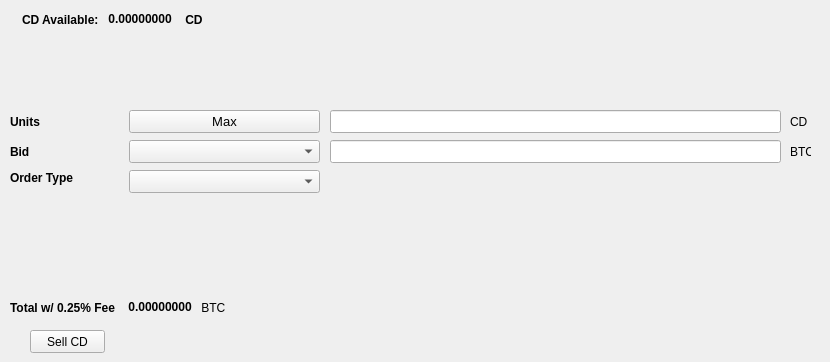
   <widget class="QWidget" name="SellTab">
    <attribute name="title">
     <string>Sell</string>
    </attribute>
    <widget class="QLabel" name="label_16">
     <property name="geometry">
      <rect>
       <x>790</x>
       <y>140</y>
       <width>21</width>
       <height>23</height>
      </rect>
     </property>
     <property name="text">
      <string>BTC</string>
     </property>
    </widget>
    <widget class="QComboBox" name="SellBidcomboBox">
     <property name="geometry">
      <rect>
       <x>129</x>
       <y>140</y>
       <width>191</width>
       <height>23</height>
      </rect>
     </property>
     <property name="font">
      <font>
       <pointsize>10</pointsize>
      </font>
     </property>
    </widget>
    <widget class="QLabel" name="label_18">
     <property name="geometry">
      <rect>
       <x>10</x>
       <y>110</y>
       <width>46</width>
       <height>23</height>
      </rect>
     </property>
     <property name="font">
      <font>
       <weight>75</weight>
       <bold>true</bold>
      </font>
     </property>
     <property name="text">
      <string>Units</string>
     </property>
    </widget>
    <widget class="QPushButton" name="Sell_Max_Amount">
     <property name="geometry">
      <rect>
       <x>129</x>
       <y>110</y>
       <width>191</width>
       <height>23</height>
      </rect>
     </property>
     <property name="font">
      <font>
       <pointsize>10</pointsize>
      </font>
     </property>
     <property name="text">
      <string>Max</string>
     </property>
    </widget>
    <widget class="QLabel" name="label_20">
     <property name="geometry">
      <rect>
       <x>10</x>
       <y>170</y>
       <width>71</width>
       <height>16</height>
      </rect>
     </property>
     <property name="font">
      <font>
       <weight>75</weight>
       <bold>true</bold>
      </font>
     </property>
     <property name="text">
      <string>Order Type</string>
     </property>
    </widget>
    <widget class="QComboBox" name="SellOrdertypeCombo">
     <property name="geometry">
      <rect>
       <x>129</x>
       <y>170</y>
       <width>191</width>
       <height>23</height>
      </rect>
     </property>
     <property name="font">
      <font>
       <pointsize>10</pointsize>
      </font>
     </property>
    </widget>
    <widget class="QLabel" name="label_21">
     <property name="geometry">
      <rect>
       <x>10</x>
       <y>140</y>
       <width>46</width>
       <height>23</height>
      </rect>
     </property>
     <property name="font">
      <font>
       <weight>75</weight>
       <bold>true</bold>
      </font>
     </property>
     <property name="text">
      <string>Bid</string>
     </property>
    </widget>
    <widget class="QLabel" name="label_22">
     <property name="geometry">
      <rect>
       <x>790</x>
       <y>110</y>
       <width>31</width>
       <height>23</height>
      </rect>
     </property>
     <property name="text">
      <string>CD</string>
     </property>
    </widget>
    <widget class="QLineEdit" name="UnitsInputCD">
     <property name="geometry">
      <rect>
       <x>330</x>
       <y>110</y>
       <width>451</width>
       <height>23</height>
      </rect>
     </property>
     <property name="font">
      <font>
       <pointsize>9</pointsize>
       <weight>75</weight>
       <bold>true</bold>
      </font>
     </property>
    </widget>
    <widget class="QLineEdit" name="SellBidPriceEdit">
     <property name="geometry">
      <rect>
       <x>330</x>
       <y>140</y>
       <width>451</width>
       <height>23</height>
      </rect>
     </property>
     <property name="font">
      <font>
       <pointsize>9</pointsize>
       <weight>75</weight>
       <bold>true</bold>
      </font>
     </property>
    </widget>
    <widget class="QPushButton" name="SellCDBTN">
     <property name="geometry">
      <rect>
       <x>30</x>
       <y>330</y>
       <width>75</width>
       <height>23</height>
      </rect>
     </property>
     <property name="text">
      <string>Sell CD</string>
     </property>
    </widget>
    <widget class="QWidget" name="layoutWidget">
     <property name="geometry">
      <rect>
       <x>22</x>
       <y>12</y>
       <width>200</width>
       <height>15</height>
      </rect>
     </property>
     <layout class="QHBoxLayout" name="horizontalLayout">
      <item>
       <widget class="QLabel" name="label232_2">
        <property name="font">
         <font>
          <weight>75</weight>
          <bold>true</bold>
         </font>
        </property>
        <property name="text">
         <string>CD Available:</string>
        </property>
       </widget>
      </item>
      <item>
       <widget class="QLabel" name="CDAvailableLabel">
        <property name="palette">
         <palette>
          <active>
           <colorrole role="WindowText">
            <brush brushstyle="SolidPattern">
             <color alpha="255">
              <red>0</red>
              <green>0</green>
              <blue>0</blue>
             </color>
            </brush>
           </colorrole>
           <colorrole role="Button">
            <brush brushstyle="SolidPattern">
             <color alpha="255">
              <red>0</red>
              <green>170</green>
              <blue>0</blue>
             </color>
            </brush>
           </colorrole>
           <colorrole role="Light">
            <brush brushstyle="SolidPattern">
             <color alpha="255">
              <red>0</red>
              <green>255</green>
              <blue>0</blue>
             </color>
            </brush>
           </colorrole>
           <colorrole role="Midlight">
            <brush brushstyle="SolidPattern">
             <color alpha="255">
              <red>0</red>
              <green>212</green>
              <blue>0</blue>
             </color>
            </brush>
           </colorrole>
           <colorrole role="Dark">
            <brush brushstyle="SolidPattern">
             <color alpha="255">
              <red>0</red>
              <green>85</green>
              <blue>0</blue>
             </color>
            </brush>
           </colorrole>
           <colorrole role="Mid">
            <brush brushstyle="SolidPattern">
             <color alpha="255">
              <red>0</red>
              <green>113</green>
              <blue>0</blue>
             </color>
            </brush>
           </colorrole>
           <colorrole role="Text">
            <brush brushstyle="SolidPattern">
             <color alpha="255">
              <red>0</red>
              <green>170</green>
              <blue>0</blue>
             </color>
            </brush>
           </colorrole>
           <colorrole role="BrightText">
            <brush brushstyle="SolidPattern">
             <color alpha="255">
              <red>255</red>
              <green>255</green>
              <blue>255</blue>
             </color>
            </brush>
           </colorrole>
           <colorrole role="ButtonText">
            <brush brushstyle="SolidPattern">
             <color alpha="255">
              <red>0</red>
              <green>0</green>
              <blue>0</blue>
             </color>
            </brush>
           </colorrole>
           <colorrole role="Base">
            <brush brushstyle="SolidPattern">
             <color alpha="255">
              <red>255</red>
              <green>255</green>
              <blue>255</blue>
             </color>
            </brush>
           </colorrole>
           <colorrole role="Window">
            <brush brushstyle="SolidPattern">
             <color alpha="255">
              <red>0</red>
              <green>170</green>
              <blue>0</blue>
             </color>
            </brush>
           </colorrole>
           <colorrole role="Shadow">
            <brush brushstyle="SolidPattern">
             <color alpha="255">
              <red>0</red>
              <green>0</green>
              <blue>0</blue>
             </color>
            </brush>
           </colorrole>
           <colorrole role="AlternateBase">
            <brush brushstyle="SolidPattern">
             <color alpha="255">
              <red>127</red>
              <green>212</green>
              <blue>127</blue>
             </color>
            </brush>
           </colorrole>
           <colorrole role="ToolTipBase">
            <brush brushstyle="SolidPattern">
             <color alpha="255">
              <red>255</red>
              <green>255</green>
              <blue>220</blue>
             </color>
            </brush>
           </colorrole>
           <colorrole role="ToolTipText">
            <brush brushstyle="SolidPattern">
             <color alpha="255">
              <red>0</red>
              <green>0</green>
              <blue>0</blue>
             </color>
            </brush>
           </colorrole>
          </active>
          <inactive>
           <colorrole role="WindowText">
            <brush brushstyle="SolidPattern">
             <color alpha="255">
              <red>0</red>
              <green>0</green>
              <blue>0</blue>
             </color>
            </brush>
           </colorrole>
           <colorrole role="Button">
            <brush brushstyle="SolidPattern">
             <color alpha="255">
              <red>0</red>
              <green>170</green>
              <blue>0</blue>
             </color>
            </brush>
           </colorrole>
           <colorrole role="Light">
            <brush brushstyle="SolidPattern">
             <color alpha="255">
              <red>0</red>
              <green>255</green>
              <blue>0</blue>
             </color>
            </brush>
           </colorrole>
           <colorrole role="Midlight">
            <brush brushstyle="SolidPattern">
             <color alpha="255">
              <red>0</red>
              <green>212</green>
              <blue>0</blue>
             </color>
            </brush>
           </colorrole>
           <colorrole role="Dark">
            <brush brushstyle="SolidPattern">
             <color alpha="255">
              <red>0</red>
              <green>85</green>
              <blue>0</blue>
             </color>
            </brush>
           </colorrole>
           <colorrole role="Mid">
            <brush brushstyle="SolidPattern">
             <color alpha="255">
              <red>0</red>
              <green>113</green>
              <blue>0</blue>
             </color>
            </brush>
           </colorrole>
           <colorrole role="Text">
            <brush brushstyle="SolidPattern">
             <color alpha="255">
              <red>0</red>
              <green>170</green>
              <blue>0</blue>
             </color>
            </brush>
           </colorrole>
           <colorrole role="BrightText">
            <brush brushstyle="SolidPattern">
             <color alpha="255">
              <red>255</red>
              <green>255</green>
              <blue>255</blue>
             </color>
            </brush>
           </colorrole>
           <colorrole role="ButtonText">
            <brush brushstyle="SolidPattern">
             <color alpha="255">
              <red>0</red>
              <green>0</green>
              <blue>0</blue>
             </color>
            </brush>
           </colorrole>
           <colorrole role="Base">
            <brush brushstyle="SolidPattern">
             <color alpha="255">
              <red>255</red>
              <green>255</green>
              <blue>255</blue>
             </color>
            </brush>
           </colorrole>
           <colorrole role="Window">
            <brush brushstyle="SolidPattern">
             <color alpha="255">
              <red>0</red>
              <green>170</green>
              <blue>0</blue>
             </color>
            </brush>
           </colorrole>
           <colorrole role="Shadow">
            <brush brushstyle="SolidPattern">
             <color alpha="255">
              <red>0</red>
              <green>0</green>
              <blue>0</blue>
             </color>
            </brush>
           </colorrole>
           <colorrole role="AlternateBase">
            <brush brushstyle="SolidPattern">
             <color alpha="255">
              <red>127</red>
              <green>212</green>
              <blue>127</blue>
             </color>
            </brush>
           </colorrole>
           <colorrole role="ToolTipBase">
            <brush brushstyle="SolidPattern">
             <color alpha="255">
              <red>255</red>
              <green>255</green>
              <blue>220</blue>
             </color>
            </brush>
           </colorrole>
           <colorrole role="ToolTipText">
            <brush brushstyle="SolidPattern">
             <color alpha="255">
              <red>0</red>
              <green>0</green>
              <blue>0</blue>
             </color>
            </brush>
           </colorrole>
          </inactive>
          <disabled>
           <colorrole role="WindowText">
            <brush brushstyle="SolidPattern">
             <color alpha="255">
              <red>0</red>
              <green>85</green>
              <blue>0</blue>
             </color>
            </brush>
           </colorrole>
           <colorrole role="Button">
            <brush brushstyle="SolidPattern">
             <color alpha="255">
              <red>0</red>
              <green>170</green>
              <blue>0</blue>
             </color>
            </brush>
           </colorrole>
           <colorrole role="Light">
            <brush brushstyle="SolidPattern">
             <color alpha="255">
              <red>0</red>
              <green>255</green>
              <blue>0</blue>
             </color>
            </brush>
           </colorrole>
           <colorrole role="Midlight">
            <brush brushstyle="SolidPattern">
             <color alpha="255">
              <red>0</red>
              <green>212</green>
              <blue>0</blue>
             </color>
            </brush>
           </colorrole>
           <colorrole role="Dark">
            <brush brushstyle="SolidPattern">
             <color alpha="255">
              <red>0</red>
              <green>85</green>
              <blue>0</blue>
             </color>
            </brush>
           </colorrole>
           <colorrole role="Mid">
            <brush brushstyle="SolidPattern">
             <color alpha="255">
              <red>0</red>
              <green>113</green>
              <blue>0</blue>
             </color>
            </brush>
           </colorrole>
           <colorrole role="Text">
            <brush brushstyle="SolidPattern">
             <color alpha="255">
              <red>0</red>
              <green>85</green>
              <blue>0</blue>
             </color>
            </brush>
           </colorrole>
           <colorrole role="BrightText">
            <brush brushstyle="SolidPattern">
             <color alpha="255">
              <red>255</red>
              <green>255</green>
              <blue>255</blue>
             </color>
            </brush>
           </colorrole>
           <colorrole role="ButtonText">
            <brush brushstyle="SolidPattern">
             <color alpha="255">
              <red>0</red>
              <green>85</green>
              <blue>0</blue>
             </color>
            </brush>
           </colorrole>
           <colorrole role="Base">
            <brush brushstyle="SolidPattern">
             <color alpha="255">
              <red>0</red>
              <green>170</green>
              <blue>0</blue>
             </color>
            </brush>
           </colorrole>
           <colorrole role="Window">
            <brush brushstyle="SolidPattern">
             <color alpha="255">
              <red>0</red>
              <green>170</green>
              <blue>0</blue>
             </color>
            </brush>
           </colorrole>
           <colorrole role="Shadow">
            <brush brushstyle="SolidPattern">
             <color alpha="255">
              <red>0</red>
              <green>0</green>
              <blue>0</blue>
             </color>
            </brush>
           </colorrole>
           <colorrole role="AlternateBase">
            <brush brushstyle="SolidPattern">
             <color alpha="255">
              <red>0</red>
              <green>170</green>
              <blue>0</blue>
             </color>
            </brush>
           </colorrole>
           <colorrole role="ToolTipBase">
            <brush brushstyle="SolidPattern">
             <color alpha="255">
              <red>255</red>
              <green>255</green>
              <blue>220</blue>
             </color>
            </brush>
           </colorrole>
           <colorrole role="ToolTipText">
            <brush brushstyle="SolidPattern">
             <color alpha="255">
              <red>0</red>
              <green>0</green>
              <blue>0</blue>
             </color>
            </brush>
           </colorrole>
          </disabled>
         </palette>
        </property>
        <property name="font">
         <font>
          <weight>75</weight>
          <bold>true</bold>
         </font>
        </property>
        <property name="text">
         <string> 0.00000000 </string>
        </property>
        <property name="textInteractionFlags">
         <set>Qt::LinksAccessibleByMouse|Qt::TextSelectableByKeyboard|Qt::TextSelectableByMouse</set>
        </property>
       </widget>
      </item>
      <item>
       <widget class="QLabel" name="labelCD">
        <property name="font">
         <font>
          <weight>75</weight>
          <bold>true</bold>
         </font>
        </property>
        <property name="text">
         <string> CD</string>
        </property>
       </widget>
      </item>
     </layout>
    </widget>
    <widget class="QWidget" name="layoutWidget">
     <property name="geometry">
      <rect>
       <x>10</x>
       <y>300</y>
       <width>218</width>
       <height>15</height>
      </rect>
     </property>
     <layout class="QHBoxLayout" name="horizontalLayout_2">
      <item>
       <widget class="QLabel" name="label_19">
        <property name="font">
         <font>
          <weight>75</weight>
          <bold>true</bold>
         </font>
        </property>
        <property name="text">
         <string>Total w/ 0.25% Fee </string>
        </property>
       </widget>
      </item>
      <item>
       <widget class="QLabel" name="SellCostLabel">
        <property name="palette">
         <palette>
          <active>
           <colorrole role="WindowText">
            <brush brushstyle="SolidPattern">
             <color alpha="255">
              <red>0</red>
              <green>0</green>
              <blue>0</blue>
             </color>
            </brush>
           </colorrole>
           <colorrole role="Button">
            <brush brushstyle="SolidPattern">
             <color alpha="255">
              <red>0</red>
              <green>170</green>
              <blue>0</blue>
             </color>
            </brush>
           </colorrole>
           <colorrole role="Light">
            <brush brushstyle="SolidPattern">
             <color alpha="255">
              <red>0</red>
              <green>255</green>
              <blue>0</blue>
             </color>
            </brush>
           </colorrole>
           <colorrole role="Midlight">
            <brush brushstyle="SolidPattern">
             <color alpha="255">
              <red>0</red>
              <green>212</green>
              <blue>0</blue>
             </color>
            </brush>
           </colorrole>
           <colorrole role="Dark">
            <brush brushstyle="SolidPattern">
             <color alpha="255">
              <red>0</red>
              <green>85</green>
              <blue>0</blue>
             </color>
            </brush>
           </colorrole>
           <colorrole role="Mid">
            <brush brushstyle="SolidPattern">
             <color alpha="255">
              <red>0</red>
              <green>113</green>
              <blue>0</blue>
             </color>
            </brush>
           </colorrole>
           <colorrole role="Text">
            <brush brushstyle="SolidPattern">
             <color alpha="255">
              <red>0</red>
              <green>170</green>
              <blue>0</blue>
             </color>
            </brush>
           </colorrole>
           <colorrole role="BrightText">
            <brush brushstyle="SolidPattern">
             <color alpha="255">
              <red>255</red>
              <green>255</green>
              <blue>255</blue>
             </color>
            </brush>
           </colorrole>
           <colorrole role="ButtonText">
            <brush brushstyle="SolidPattern">
             <color alpha="255">
              <red>0</red>
              <green>0</green>
              <blue>0</blue>
             </color>
            </brush>
           </colorrole>
           <colorrole role="Base">
            <brush brushstyle="SolidPattern">
             <color alpha="255">
              <red>255</red>
              <green>255</green>
              <blue>255</blue>
             </color>
            </brush>
           </colorrole>
           <colorrole role="Window">
            <brush brushstyle="SolidPattern">
             <color alpha="255">
              <red>0</red>
              <green>170</green>
              <blue>0</blue>
             </color>
            </brush>
           </colorrole>
           <colorrole role="Shadow">
            <brush brushstyle="SolidPattern">
             <color alpha="255">
              <red>0</red>
              <green>0</green>
              <blue>0</blue>
             </color>
            </brush>
           </colorrole>
           <colorrole role="AlternateBase">
            <brush brushstyle="SolidPattern">
             <color alpha="255">
              <red>127</red>
              <green>212</green>
              <blue>127</blue>
             </color>
            </brush>
           </colorrole>
           <colorrole role="ToolTipBase">
            <brush brushstyle="SolidPattern">
             <color alpha="255">
              <red>255</red>
              <green>255</green>
              <blue>220</blue>
             </color>
            </brush>
           </colorrole>
           <colorrole role="ToolTipText">
            <brush brushstyle="SolidPattern">
             <color alpha="255">
              <red>0</red>
              <green>0</green>
              <blue>0</blue>
             </color>
            </brush>
           </colorrole>
          </active>
          <inactive>
           <colorrole role="WindowText">
            <brush brushstyle="SolidPattern">
             <color alpha="255">
              <red>0</red>
              <green>0</green>
              <blue>0</blue>
             </color>
            </brush>
           </colorrole>
           <colorrole role="Button">
            <brush brushstyle="SolidPattern">
             <color alpha="255">
              <red>0</red>
              <green>170</green>
              <blue>0</blue>
             </color>
            </brush>
           </colorrole>
           <colorrole role="Light">
            <brush brushstyle="SolidPattern">
             <color alpha="255">
              <red>0</red>
              <green>255</green>
              <blue>0</blue>
             </color>
            </brush>
           </colorrole>
           <colorrole role="Midlight">
            <brush brushstyle="SolidPattern">
             <color alpha="255">
              <red>0</red>
              <green>212</green>
              <blue>0</blue>
             </color>
            </brush>
           </colorrole>
           <colorrole role="Dark">
            <brush brushstyle="SolidPattern">
             <color alpha="255">
              <red>0</red>
              <green>85</green>
              <blue>0</blue>
             </color>
            </brush>
           </colorrole>
           <colorrole role="Mid">
            <brush brushstyle="SolidPattern">
             <color alpha="255">
              <red>0</red>
              <green>113</green>
              <blue>0</blue>
             </color>
            </brush>
           </colorrole>
           <colorrole role="Text">
            <brush brushstyle="SolidPattern">
             <color alpha="255">
              <red>0</red>
              <green>170</green>
              <blue>0</blue>
             </color>
            </brush>
           </colorrole>
           <colorrole role="BrightText">
            <brush brushstyle="SolidPattern">
             <color alpha="255">
              <red>255</red>
              <green>255</green>
              <blue>255</blue>
             </color>
            </brush>
           </colorrole>
           <colorrole role="ButtonText">
            <brush brushstyle="SolidPattern">
             <color alpha="255">
              <red>0</red>
              <green>0</green>
              <blue>0</blue>
             </color>
            </brush>
           </colorrole>
           <colorrole role="Base">
            <brush brushstyle="SolidPattern">
             <color alpha="255">
              <red>255</red>
              <green>255</green>
              <blue>255</blue>
             </color>
            </brush>
           </colorrole>
           <colorrole role="Window">
            <brush brushstyle="SolidPattern">
             <color alpha="255">
              <red>0</red>
              <green>170</green>
              <blue>0</blue>
             </color>
            </brush>
           </colorrole>
           <colorrole role="Shadow">
            <brush brushstyle="SolidPattern">
             <color alpha="255">
              <red>0</red>
              <green>0</green>
              <blue>0</blue>
             </color>
            </brush>
           </colorrole>
           <colorrole role="AlternateBase">
            <brush brushstyle="SolidPattern">
             <color alpha="255">
              <red>127</red>
              <green>212</green>
              <blue>127</blue>
             </color>
            </brush>
           </colorrole>
           <colorrole role="ToolTipBase">
            <brush brushstyle="SolidPattern">
             <color alpha="255">
              <red>255</red>
              <green>255</green>
              <blue>220</blue>
             </color>
            </brush>
           </colorrole>
           <colorrole role="ToolTipText">
            <brush brushstyle="SolidPattern">
             <color alpha="255">
              <red>0</red>
              <green>0</green>
              <blue>0</blue>
             </color>
            </brush>
           </colorrole>
          </inactive>
          <disabled>
           <colorrole role="WindowText">
            <brush brushstyle="SolidPattern">
             <color alpha="255">
              <red>0</red>
              <green>85</green>
              <blue>0</blue>
             </color>
            </brush>
           </colorrole>
           <colorrole role="Button">
            <brush brushstyle="SolidPattern">
             <color alpha="255">
              <red>0</red>
              <green>170</green>
              <blue>0</blue>
             </color>
            </brush>
           </colorrole>
           <colorrole role="Light">
            <brush brushstyle="SolidPattern">
             <color alpha="255">
              <red>0</red>
              <green>255</green>
              <blue>0</blue>
             </color>
            </brush>
           </colorrole>
           <colorrole role="Midlight">
            <brush brushstyle="SolidPattern">
             <color alpha="255">
              <red>0</red>
              <green>212</green>
              <blue>0</blue>
             </color>
            </brush>
           </colorrole>
           <colorrole role="Dark">
            <brush brushstyle="SolidPattern">
             <color alpha="255">
              <red>0</red>
              <green>85</green>
              <blue>0</blue>
             </color>
            </brush>
           </colorrole>
           <colorrole role="Mid">
            <brush brushstyle="SolidPattern">
             <color alpha="255">
              <red>0</red>
              <green>113</green>
              <blue>0</blue>
             </color>
            </brush>
           </colorrole>
           <colorrole role="Text">
            <brush brushstyle="SolidPattern">
             <color alpha="255">
              <red>0</red>
              <green>85</green>
              <blue>0</blue>
             </color>
            </brush>
           </colorrole>
           <colorrole role="BrightText">
            <brush brushstyle="SolidPattern">
             <color alpha="255">
              <red>255</red>
              <green>255</green>
              <blue>255</blue>
             </color>
            </brush>
           </colorrole>
           <colorrole role="ButtonText">
            <brush brushstyle="SolidPattern">
             <color alpha="255">
              <red>0</red>
              <green>85</green>
              <blue>0</blue>
             </color>
            </brush>
           </colorrole>
           <colorrole role="Base">
            <brush brushstyle="SolidPattern">
             <color alpha="255">
              <red>0</red>
              <green>170</green>
              <blue>0</blue>
             </color>
            </brush>
           </colorrole>
           <colorrole role="Window">
            <brush brushstyle="SolidPattern">
             <color alpha="255">
              <red>0</red>
              <green>170</green>
              <blue>0</blue>
             </color>
            </brush>
           </colorrole>
           <colorrole role="Shadow">
            <brush brushstyle="SolidPattern">
             <color alpha="255">
              <red>0</red>
              <green>0</green>
              <blue>0</blue>
             </color>
            </brush>
           </colorrole>
           <colorrole role="AlternateBase">
            <brush brushstyle="SolidPattern">
             <color alpha="255">
              <red>0</red>
              <green>170</green>
              <blue>0</blue>
             </color>
            </brush>
           </colorrole>
           <colorrole role="ToolTipBase">
            <brush brushstyle="SolidPattern">
             <color alpha="255">
              <red>255</red>
              <green>255</green>
              <blue>220</blue>
             </color>
            </brush>
           </colorrole>
           <colorrole role="ToolTipText">
            <brush brushstyle="SolidPattern">
             <color alpha="255">
              <red>0</red>
              <green>0</green>
              <blue>0</blue>
             </color>
            </brush>
           </colorrole>
          </disabled>
         </palette>
        </property>
        <property name="font">
         <font>
          <weight>75</weight>
          <bold>true</bold>
         </font>
        </property>
        <property name="autoFillBackground">
         <bool>false</bool>
        </property>
        <property name="text">
         <string> 0.00000000</string>
        </property>
        <property name="textInteractionFlags">
         <set>Qt::LinksAccessibleByMouse|Qt::TextSelectableByMouse</set>
        </property>
       </widget>
      </item>
      <item>
       <widget class="QLabel" name="label_17">
        <property name="font">
         <font>
          <weight>50</weight>
          <bold>false</bold>
         </font>
        </property>
        <property name="text">
         <string> BTC</string>
        </property>
       </widget>
      </item>
     </layout>
    </widget>
   </widget>
